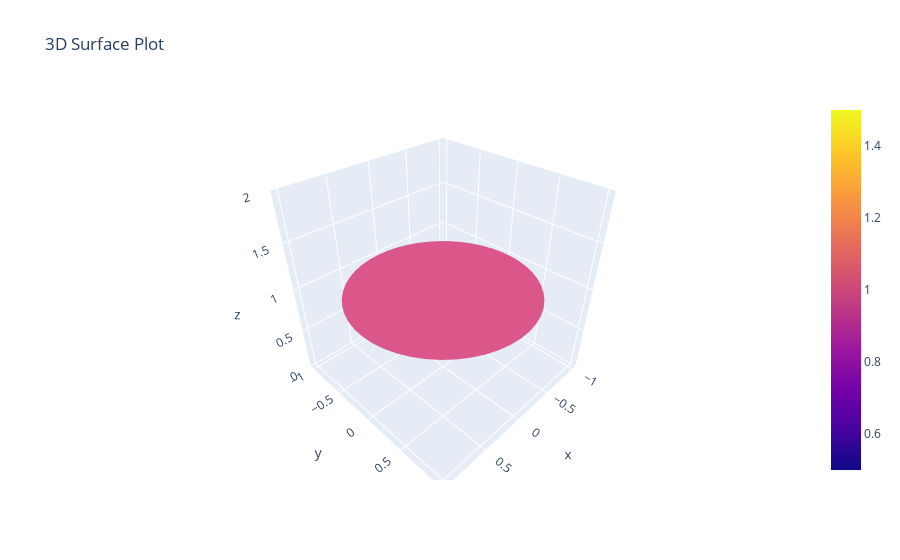

The cell this chart's notebook holds for it:
### Code cell
fig = av.plot3d_parametric_surface(disc(rho, theta), 
                             (rho,0,1),(theta,0,2*np.pi))

fig

### Figure 1 — Plotly figure (JSON) as saved in the notebook; plotly's stock layout.template omitted (floating-point values rounded to 4 significant figures; data arrays with more than 128 entries replaced by an {"elided": "..."} marker saying what was removed)
{"data": [{"showlegend": false, "type": "surface", "x": {"elided": "50x50 float values"}, "y": {"elided": "50x50 float values"}, "z": {"elided": "50x50 int values"}}], "layout": {"autosize": true, "scene": {"aspectmode": "cube", "aspectratio": {"x": 1, "y": 1, "z": 1}}, "title": {"text": "3D Surface Plot"}, "xaxis": {"title": {"text": "X"}}, "yaxis": {"title": {"text": "Y"}}}}
